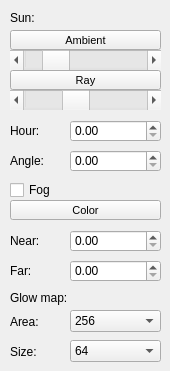
    <widget class="QWidget" name="stage">
     <attribute name="icon">
      <iconset resource="resources.qrc">
       <normaloff>:/Icons/tools-stage.png</normaloff>:/Icons/tools-stage.png</iconset>
     </attribute>
     <attribute name="title">
      <string>Stage</string>
     </attribute>
     <widget class="QCheckBox" name="checkFogEnable">
      <property name="geometry">
       <rect>
        <x>10</x>
        <y>180</y>
        <width>151</width>
        <height>20</height>
       </rect>
      </property>
      <property name="toolTip">
       <string>Distance fog</string>
      </property>
      <property name="text">
       <string>Fog</string>
      </property>
     </widget>
     <widget class="QDoubleSpinBox" name="spinFogFar">
      <property name="geometry">
       <rect>
        <x>70</x>
        <y>260</y>
        <width>91</width>
        <height>22</height>
       </rect>
      </property>
      <property name="maximum">
       <double>1024.000000000000000</double>
      </property>
     </widget>
     <widget class="QLabel" name="labelFogFar">
      <property name="geometry">
       <rect>
        <x>10</x>
        <y>260</y>
        <width>61</width>
        <height>21</height>
       </rect>
      </property>
      <property name="text">
       <string>Far:</string>
      </property>
     </widget>
     <widget class="QLabel" name="labelFogNear">
      <property name="geometry">
       <rect>
        <x>10</x>
        <y>230</y>
        <width>61</width>
        <height>21</height>
       </rect>
      </property>
      <property name="text">
       <string>Near:</string>
      </property>
     </widget>
     <widget class="QPushButton" name="pushFogColor">
      <property name="geometry">
       <rect>
        <x>10</x>
        <y>200</y>
        <width>151</width>
        <height>20</height>
       </rect>
      </property>
      <property name="font">
       <font>
        <pointsize>8</pointsize>
       </font>
      </property>
      <property name="text">
       <string>Color</string>
      </property>
     </widget>
     <widget class="QDoubleSpinBox" name="spinFogNear">
      <property name="geometry">
       <rect>
        <x>70</x>
        <y>230</y>
        <width>91</width>
        <height>22</height>
       </rect>
      </property>
      <property name="maximum">
       <double>1024.000000000000000</double>
      </property>
     </widget>
     <widget class="QPushButton" name="pushSunAmbient">
      <property name="geometry">
       <rect>
        <x>10</x>
        <y>30</y>
        <width>151</width>
        <height>20</height>
       </rect>
      </property>
      <property name="font">
       <font>
        <pointsize>8</pointsize>
       </font>
      </property>
      <property name="text">
       <string>Ambient</string>
      </property>
     </widget>
     <widget class="QScrollBar" name="scrollSunAmbient">
      <property name="geometry">
       <rect>
        <x>10</x>
        <y>50</y>
        <width>151</width>
        <height>20</height>
       </rect>
      </property>
      <property name="maximum">
       <number>500</number>
      </property>
      <property name="value">
       <number>100</number>
      </property>
      <property name="orientation">
       <enum>Qt::Orientation::Horizontal</enum>
      </property>
     </widget>
     <widget class="QScrollBar" name="scrollSunRay">
      <property name="geometry">
       <rect>
        <x>10</x>
        <y>90</y>
        <width>151</width>
        <height>20</height>
       </rect>
      </property>
      <property name="maximum">
       <number>250</number>
      </property>
      <property name="value">
       <number>100</number>
      </property>
      <property name="orientation">
       <enum>Qt::Orientation::Horizontal</enum>
      </property>
     </widget>
     <widget class="QPushButton" name="pushSunRay">
      <property name="geometry">
       <rect>
        <x>10</x>
        <y>70</y>
        <width>151</width>
        <height>20</height>
       </rect>
      </property>
      <property name="font">
       <font>
        <pointsize>8</pointsize>
       </font>
      </property>
      <property name="text">
       <string>Ray</string>
      </property>
     </widget>
     <widget class="QLabel" name="labelSunHour">
      <property name="geometry">
       <rect>
        <x>10</x>
        <y>120</y>
        <width>61</width>
        <height>21</height>
       </rect>
      </property>
      <property name="text">
       <string>Hour:</string>
      </property>
     </widget>
     <widget class="QDoubleSpinBox" name="spinSunAngle">
      <property name="geometry">
       <rect>
        <x>70</x>
        <y>150</y>
        <width>91</width>
        <height>22</height>
       </rect>
      </property>
      <property name="maximum">
       <double>24.000000000000000</double>
      </property>
     </widget>
     <widget class="QLabel" name="labelSunAngle">
      <property name="geometry">
       <rect>
        <x>10</x>
        <y>150</y>
        <width>61</width>
        <height>21</height>
       </rect>
      </property>
      <property name="text">
       <string>Angle:</string>
      </property>
     </widget>
     <widget class="QDoubleSpinBox" name="spinSunHour">
      <property name="geometry">
       <rect>
        <x>70</x>
        <y>120</y>
        <width>91</width>
        <height>22</height>
       </rect>
      </property>
      <property name="maximum">
       <double>24.000000000000000</double>
      </property>
     </widget>
     <widget class="QLabel" name="labelStageSun">
      <property name="geometry">
       <rect>
        <x>10</x>
        <y>10</y>
        <width>151</width>
        <height>16</height>
       </rect>
      </property>
      <property name="text">
       <string>Sun:</string>
      </property>
     </widget>
     <widget class="QLabel" name="labelStageGlowmap">
      <property name="geometry">
       <rect>
        <x>10</x>
        <y>290</y>
        <width>151</width>
        <height>16</height>
       </rect>
      </property>
      <property name="text">
       <string>Glow map:</string>
      </property>
     </widget>
     <widget class="QComboBox" name="comboGlowmapArea">
      <property name="geometry">
       <rect>
        <x>70</x>
        <y>310</y>
        <width>91</width>
        <height>22</height>
       </rect>
      </property>
      <property name="currentText">
       <string>256</string>
      </property>
      <item>
       <property name="text">
        <string>256</string>
       </property>
      </item>
      <item>
       <property name="text">
        <string>512</string>
       </property>
      </item>
      <item>
       <property name="text">
        <string>1024</string>
       </property>
      </item>
      <item>
       <property name="text">
        <string>2048</string>
       </property>
      </item>
      <item>
       <property name="text">
        <string>4096</string>
       </property>
      </item>
      <item>
       <property name="text">
        <string>8192</string>
       </property>
      </item>
      <item>
       <property name="text">
        <string>16384</string>
       </property>
      </item>
     </widget>
     <widget class="QLabel" name="labelGlowmapArea">
      <property name="geometry">
       <rect>
        <x>10</x>
        <y>314</y>
        <width>61</width>
        <height>16</height>
       </rect>
      </property>
      <property name="text">
       <string>Area:</string>
      </property>
     </widget>
     <widget class="QComboBox" name="comboGlowmapSize">
      <property name="geometry">
       <rect>
        <x>70</x>
        <y>340</y>
        <width>91</width>
        <height>22</height>
       </rect>
      </property>
      <property name="currentText">
       <string>64</string>
      </property>
      <item>
       <property name="text">
        <string>64</string>
       </property>
      </item>
      <item>
       <property name="text">
        <string>128</string>
       </property>
      </item>
      <item>
       <property name="text">
        <string>256</string>
       </property>
      </item>
      <item>
       <property name="text">
        <string>512</string>
       </property>
      </item>
      <item>
       <property name="text">
        <string>1024</string>
       </property>
      </item>
      <item>
       <property name="text">
        <string>2048</string>
       </property>
      </item>
      <item>
       <property name="text">
        <string>4096</string>
       </property>
      </item>
     </widget>
     <widget class="QLabel" name="labelGlowmapSize">
      <property name="geometry">
       <rect>
        <x>10</x>
        <y>344</y>
        <width>61</width>
        <height>16</height>
       </rect>
      </property>
      <property name="text">
       <string>Size:</string>
      </property>
     </widget>
    </widget>
